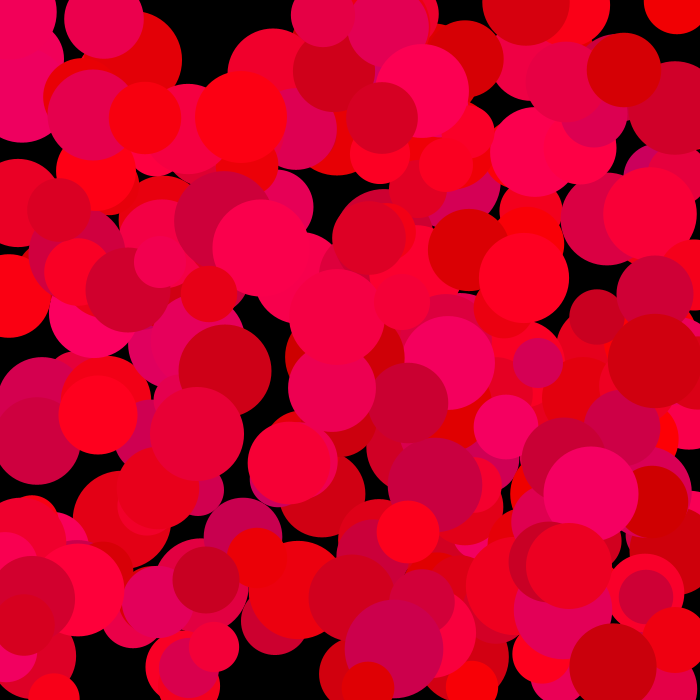
Frame 1 (no input)
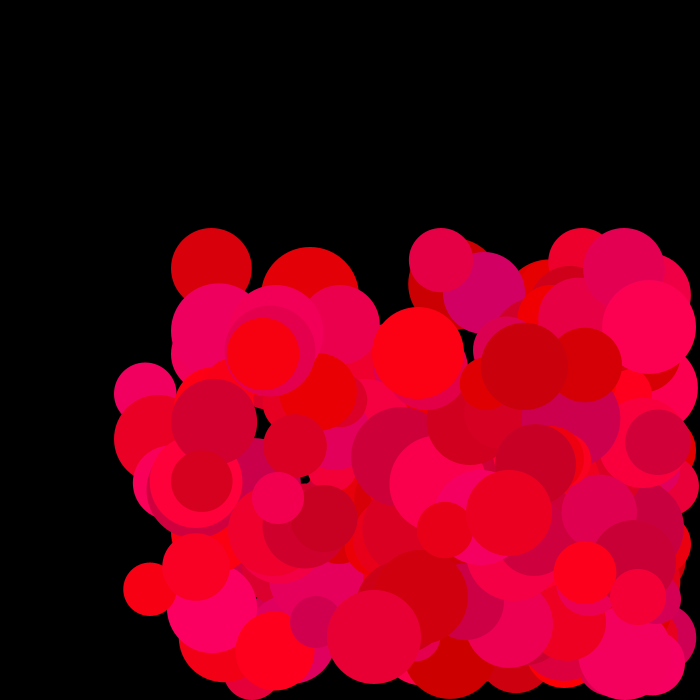
Frame 60 (the mouse pressed at the canvas centre just before this capture)
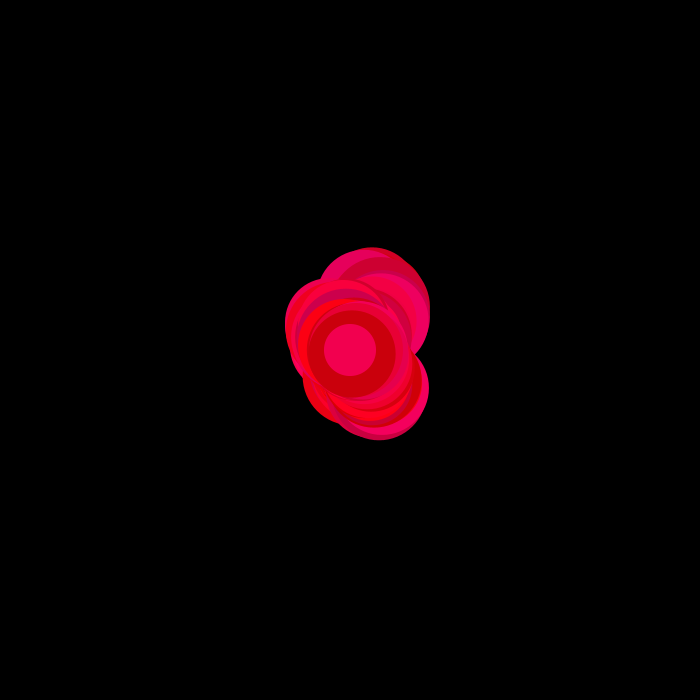
Frame 120 (the mouse held since frame 60 and released just before this capture)

The Processing sketch that drew these frames (run headless with seeded random() and noise(); from frame 60 on, the mouse is pressed at the canvas centre):

// Processing sketch: processing_157152
// ── processing_157152.pde

int numBalls = 5;
Circles[] balls = new Circles[numBalls];

void setup(){
  size(700, 700);
  
  for(int i=0; i<numBalls; i++){
    balls[i] = new Circles(i);
  }
}

void draw(){
  background(0);
  for(int i=0; i<numBalls; i++){
   balls[i].create(); 
   balls[i].move();
  }
  
  if(mousePressed){
    for(int i=0; i<numBalls; i++){
      balls[i].trail();
    }
    }
}
class Circles{
int numCircles = 50;

float[] circleX = new float[numCircles]; 
float[] circleY = new float[numCircles];
float[] diam = new float[numCircles];
color[] fill = new color[numCircles];
float[] speedX = new float[numCircles];
float[] speedY = new float[numCircles];
float[] time = new float[numCircles];




Circles(int index){
  for(int i = 0; i<numCircles; i++){
    circleX[i]= int(random(width));
    circleY[i] = int(random(height));
    diam[i] = random(50, 100);
    fill[i] = color(random(200, 255), 0, random(0, 100));
    time[i] = millis()*0.001;
    speedX[i] = int(random(2, 5));
    speedY[i] = int(random(4, 6));
  }
  
 
  
}

void create(){
  for(int i = 0; i<numCircles; i++){
    noStroke();
    fill(fill[i]);
    ellipse(circleX[i], circleY[i], diam[i], diam[i]);
  }
}

void move(){
  for(int i = 0; i<numCircles; i++){ 
    circleX[i]+=speedX[i];
    circleY[i]+=speedY[i];
       if(circleX[i]<diam[i]/2){
          circleX[i] = diam[i]/2;
          speedX[i] = - speedX[i];
          }
          
       if(circleX[i]>width-diam[i]/2){
          circleX[i] = width-diam[i]/2;
          speedX[i] = - speedX[i];
          }
          
        if(circleY[i]>height-diam[i]/2){
          circleY[i] = height-diam[i]/2;
          speedY[i] = - speedY[i];
          }    
          
        if(circleY[i]<diam[i]/2){
          circleY[i] = diam[i]/2;
          speedY[i] =- speedY[i];
          }      
  }
}
        
 void trail(){
   for(int i=0; i<numCircles-1; i++){
     circleX[i] = circleX[i+1];
     circleY[i] = circleY[i+1];
   }
   
   circleX[numCircles-1] = mouseX;
   circleY[numCircles-1] = mouseY;
 }
  
}
